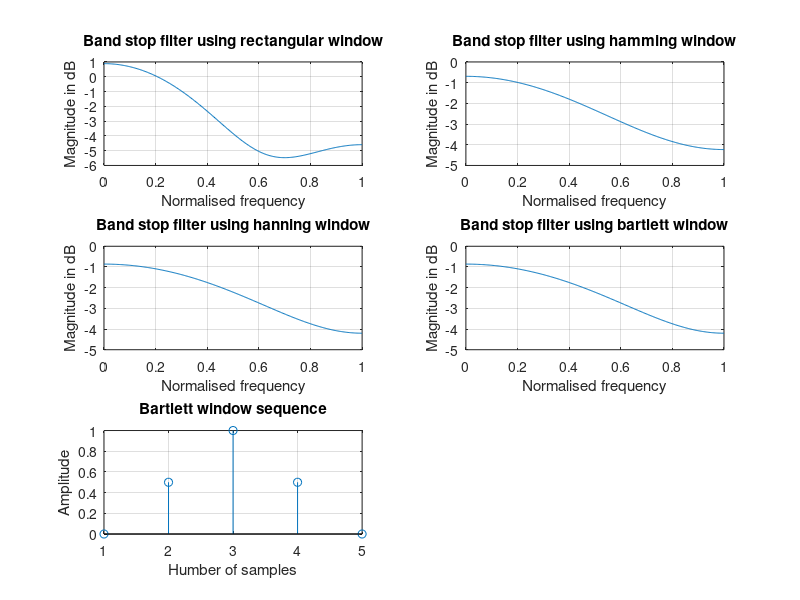

Here is the MATLAB script that generated this plot:
%% EXPERIMENT NO-9
%lowpass filter

clc;
clear;
close all;
wc=0.5*pi;
N=input("Enter the value of N:");
alpha=(N-1)/2;
eps=0.001;
n=0:1:N-1;
hd=sin(wc*(n-alpha+eps))./(pi*(n-alpha+eps));%eqn forLPF
w=0:0.01:pi;
wr=boxcar(N);%rectangular window
hn=hd.*wr';
h=freqz(hn,1,w);
figure();
subplot(3,2,1);
plot(w/pi,10*log10(abs(h)));
title("Low pass filter using rectangular window");
xlabel("Normalised frequency");
ylabel("Magnitude in dB");
grid("on");
whm=hamming(N);%hamming window
hn=hd.*whm';
h=freqz(hn,1,w);
subplot(3,2,2);
plot(w/pi,10*log10(abs(h)));
title("Low pass filter using hamming window");
xlabel("Normalised frequency");
ylabel("Magnitude in dB");
grid("on");
whn=hanning(N);%hanning window
hn=hd.*whn';
h=freqz(hn,1,w);
subplot(3,2,3);
plot(w/pi,10*log10(abs(h)));
title("Low pass filter using hanning window");
xlabel("Normalised frequency");
ylabel("Magnitude in dB");
grid("on");
wbr=bartlett(N);%bartlett window
hn=hd.*wbr';
h=freqz(hn,1,w);
subplot(3,2,4);
plot(w/pi,10*log10(abs(h)));
title("Low pass filter using bartlett window");
xlabel("Normalised frequency");
ylabel("Magnitude in dB");
grid("on");
subplot(3,2,5);%plotting rectangular window
stem(wr);
title("Rectangular window sequence");
xlabel("Number of samples");
ylabel("Amplitude");
grid("on");
%%

%highpass filter

clc;
clear;
close all;
wc=0.5*pi;
N=input("Enter the value of N:");
alpha=(N-1)/2;
eps=0.001;
n=0:1:N-1;
hd=((sin(pi*(n-alpha+eps))-sin(wc*(n-alpha+eps)))./(pi*(n-alpha+eps)));%eqn for HPF
w=0:0.01:pi;
wr=boxcar(N);%rectangular window
hn=hd.*wr';
h=freqz(hn,1,w);
subplot(3,2,1);
plot(w/pi,10*log10(abs(h)));
title("High pass filter using rectangular window");
xlabel("Normalised frequency");
ylabel("Magnitude in dB");
grid("on");
whm=hamming(N);%hamming window
hn=hd.*whm';
h=freqz(hn,1,w);
subplot(3,2,2);
plot(w/pi,10*log10(abs(h)));
title("High pass filter using hamming window");
xlabel("Normalised frequency");
ylabel("Magnitude in dB");
grid("on");
whn=hanning(N);%hanning window
hn=hd.*whn';
h=freqz(hn,1,w);
subplot(3,2,3);
plot(w/pi,10*log10(abs(h)));
title("High pass filter using hanning window");
xlabel("Normalised frequency");
ylabel("Magnitude in dB");
grid("on");
wbr=bartlett(N);%bartlett window
hn=hd.*wbr';
h=freqz(hn,1,w);
subplot(3,2,4);
plot(w/pi,10*log10(abs(h)));
title("High pass filter using bartlett window");
xlabel("Normalised frequency");
ylabel("Magnitude in dB");
grid("on");
subplot(3,2,5);%plotting hamming window
stem(whm);
title("Hamming window sequence");
xlabel("Number of samples");
ylabel("Amplitude");
grid("on");
%%

%band pass filter

clc;
clear;
close all;
wc=0.5*pi;
wc1=0.9*pi;
N=input("Enter the value of N:");
alpha=(N-1)/2;
eps=0.001;
n=0:1:N-1;
hd=(sin(wc1*(n-alpha+eps))-sin(wc*(n-alpha+eps)))./(pi*(n-alpha+eps));%eqn for bandpass
w=0:0.01:pi;
wr=boxcar(N);%rectangular window
hn=hd.*wr';
h=freqz(hn,1,w);
subplot(3,2,1);
plot(w/pi,10*log10(abs(h)));
title("Band pass filter using rectangular window");
xlabel("Normalised frequency");
ylabel("Magnitude in dB");
grid("on");
whm=hamming(N);%hamming window
hn=hd.*whm';
h=freqz(hn,1,w);
subplot(3,2,2);
plot(w/pi,10*log10(abs(h)));
title("Band pass filter using hamming window");
xlabel("Normalised frequency");
ylabel("Magnitude in dB");
grid("on");
whn=hanning(N);%hanning window
hn=hd.*whn';
h=freqz(hn,1,w);
subplot(3,2,3);
plot(w/pi,10*log10(abs(h)));
title("Band pass filter using hanning window");
xlabel("Normalised frequency");
ylabel("Magnitude in dB");
grid("on");
wbr=bartlett(N);%bartlett window
hn=hd.*wbr';
h=freqz(hn,1,w);
subplot(3,2,4);
plot(w/pi,10*log10(abs(h)));
title("Band pass filter using bartlett window");
xlabel("Normalised frequency");
ylabel("Magnitude in dB");
grid("on");
subplot(3,2,5);%plotting hanning window
stem(whn);
title("Hanning window sequence");
xlabel("Number of samples");
ylabel("Amplitude");
grid("on");
%%

%band stop filter

clc;
clear;
close all;
wc=0.5*pi;
wc1=0.9*pi;
N=input("Enter the value of N:");
alpha=(N-1)/2;
eps=0.001;
n=0:1:N-1;
hd=(sin(wc*(n-alpha+eps))-sin(wc1*(n-alpha+eps))+sin(pi*(n-alpha+eps)))./(pi*(n-alpha+eps));%eqn for BSF
w=0:0.01:pi;
wr=boxcar(N);%rectangular window
hn=hd.*wr';
h=freqz(hn,1,w);
subplot(3,2,1);
plot(w/pi,10*log10(abs(h)));
title("Band stop filter using rectangular window");
xlabel("Normalised frequency");
ylabel("Magnitude in dB");
grid("on");
whm=hamming(N);%hamming window
hn=hd.*whm';
h=freqz(hn,1,w);
subplot(3,2,2);
plot(w/pi,10*log10(abs(h)));
title("Band stop filter using hamming window");
xlabel("Normalised frequency");
ylabel("Magnitude in dB");
grid("on");
whn=hanning(N);%hanning window
hn=hd.*whn';
h=freqz(hn,1,w);
subplot(3,2,3);
plot(w/pi,10*log10(abs(h)));
title("Band stop filter using hanning window");
xlabel("Normalised frequency");
ylabel("Magnitude in dB");
grid("on");
wbr=bartlett(N);%bartlett window
hn=hd.*wbr';
h=freqz(hn,1,w);
subplot(3,2,4);
plot(w/pi,10*log10(abs(h)));
title("Band stop filter using bartlett window");
xlabel("Normalised frequency");
ylabel("Magnitude in dB");
grid("on");
subplot(3,2,5);%plotting bartlett window
stem(wbr);
title("Bartlett window sequence");
xlabel("Humber of samples");
ylabel("Amplitude");
grid("on");
